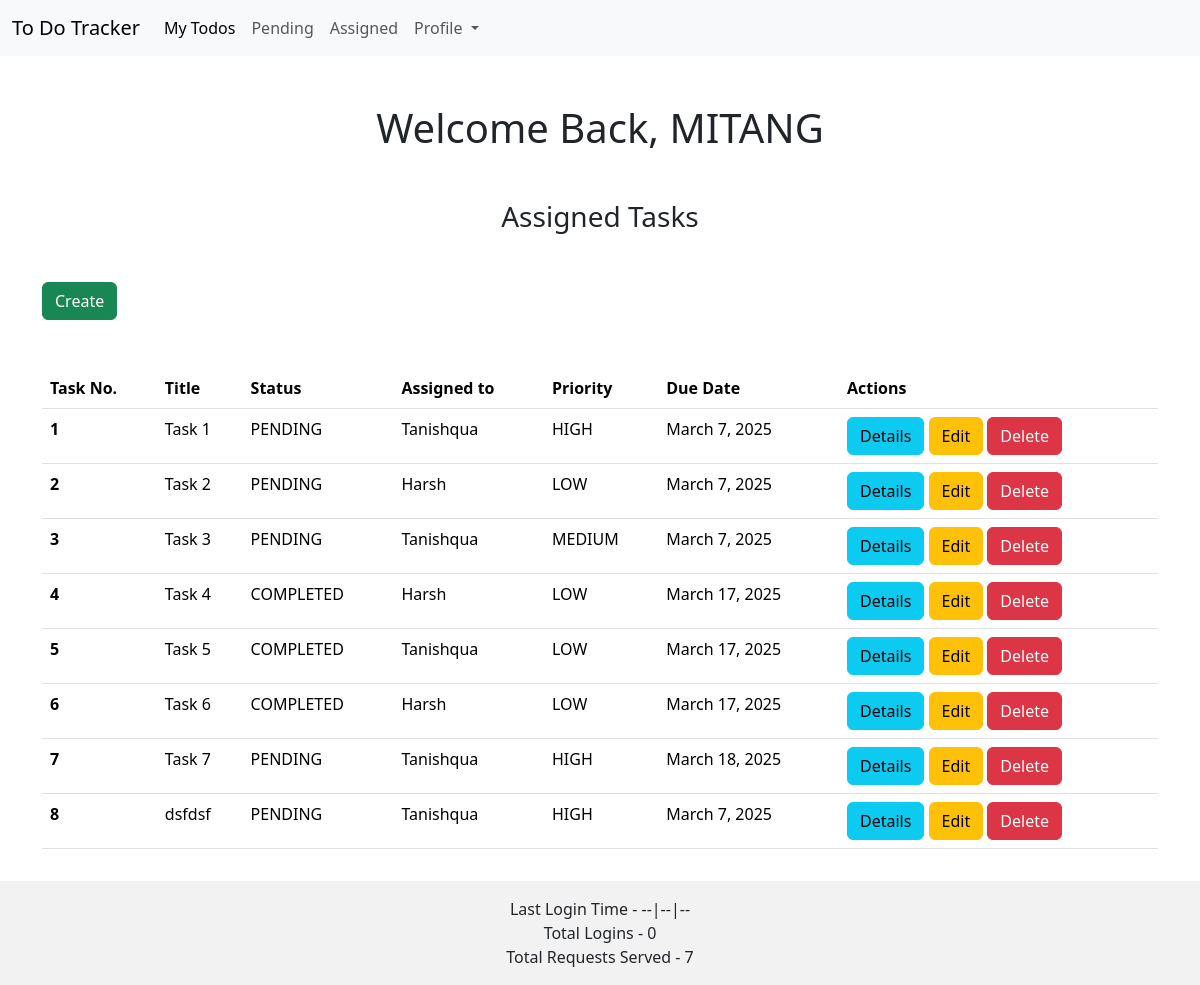
/assigned/ (signed in), run on an earlier commit of the app's database.
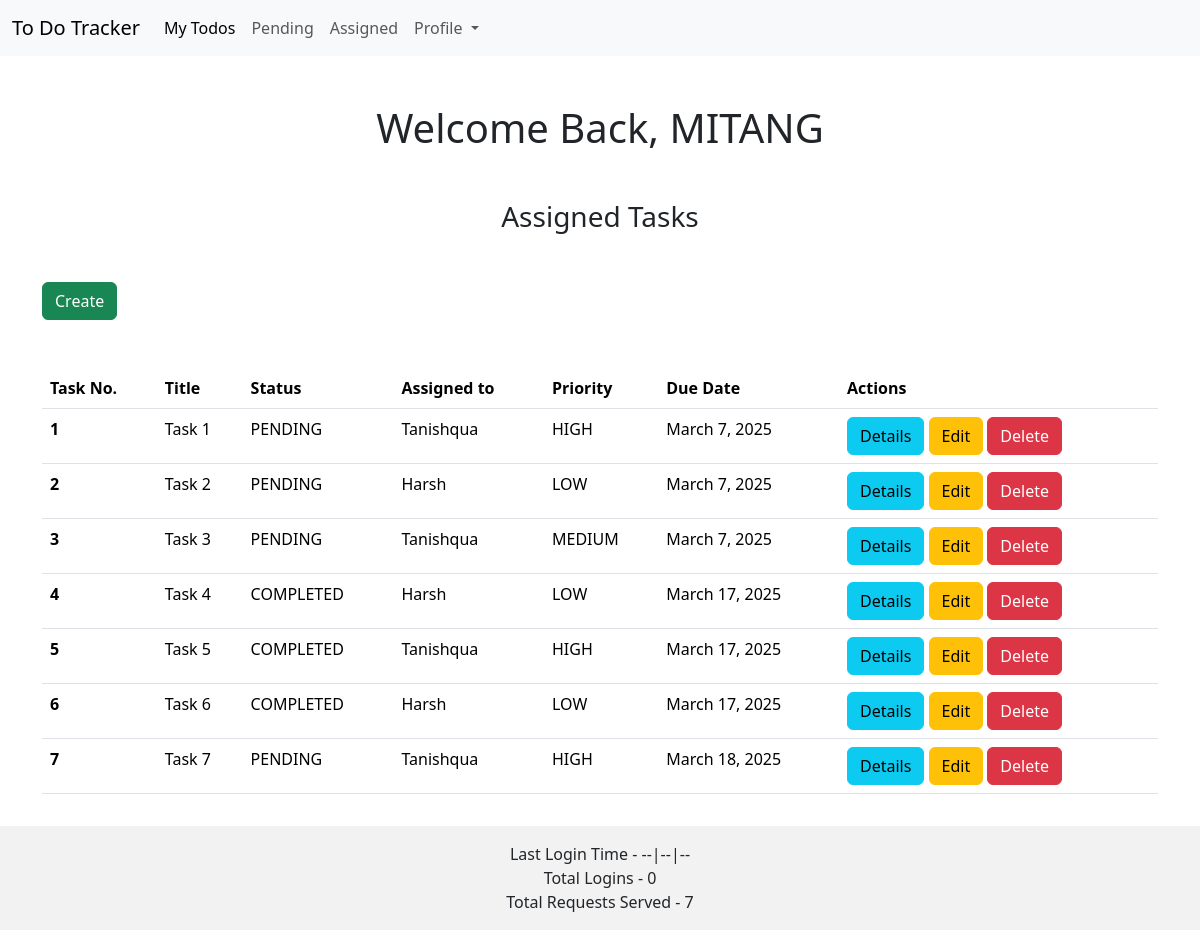
And on a later commit of the database.
### app/models.py (models this page shows, shortened)
class TodoList(models.Model):
    priority_choice = (
        ('high', 'High'),
        ('low', 'Low'),
        ('medium', 'Medium')
    )
    status_choice = (
        ('pending', 'Pending'),
        ('completed', 'Completed')
    )
    title=models.CharField(max_length=100)
    description=models.TextField()
    due_date=models.DateField()
    priority=models.CharField(max_length=6, choices=priority_choice)
    status=models.CharField(max_length=9, choices=status_choice)
    assigned_by=models.ForeignKey(User, on_delete=models.CASCADE, related_name='assigned_tasks')
    assigned_to=models.ForeignKey(User, on_delete=models.CASCADE, related_name='received_tasks', limit_choices_to={'groups__name':'Mentee'})
    created_at=models.DateTimeField(auto_now_add=True)

### app/views.py (the view)
# urls.py: path('assigned/', assigned, name='assigned'),
@login_required(login_url='login')
@user_passes_test(is_mentor, login_url='my_todos')
def assigned(request):
    user = User.objects.get(username=request.user)
    tasks = TodoList.objects.filter(assigned_by=user.id)
    return render(request, 'app/assigned.html', {'todo_list': tasks})

### app/views.py (called while the page is built)
def is_mentor(user):
    return user.groups.filter(name='Mentor').exists()

### app/templates/app/assigned.html
{% extends 'app/my_todos.html' %}
{%block title %} Assigned Tasks {% endblock %}
{% block create_button %}
<a class="btn btn-success mb-5" href="{% url 'create_todo' %}"> Create </a>
{%endblock%}
{%block assigned_by_title %}Assigned to {%endblock%}
{%block assigned_by_data%}{{task.assigned_to|capfirst }}{%endblock%}
{%block assign_action%}
<a class="btn btn-warning" href="{% url 'update' task.id %}">Edit </a>
<a class="btn btn-danger" href="{% url 'delete' task.id %}"> Delete </a>
{%endblock%}

### app/templates/app/my_todos.html (shortened to what this page needs)
{% extends 'app/base.html' %} {% block content %}
<h1 class="d-flex justify-content-center align-items-center mt-5">
  {% block page %} Welcome Back, {{request.user | upper}} {% endblock page %}
</h1>
<h3 class="d-flex justify-content-around align-items-center mt-5 mb-5">
  {% block title%} My Todos {% endblock title %}
</h3>
{% block create_button %}{% endblock %}
<table class="table">
  <thead>
    <tr>
      <th scope="col">Task No.</th>
      <th scope="col">Title</th>
      <th scope="col">Status</th>
      <th scope="col">
        {% block assigned_by_title %}Assigned by{% endblock %}
      </th>
      <th scope="col">Priority</th>
      <th scope="col">Due Date</th>
      <th scope="col">Actions</th>
    </tr>
  </thead>
  <tbody>
    {% for task in todo_list %}
    <tr>
      <th scope="row">{{forloop.counter}}</th>
      <td>{{task.title}}</td>
      <td>{{task.status | upper }}</td>
      <td>
        {% block assigned_by_data %}{% endblock %}
      </td>
      <td>{{task.priority | upper }}</td>
      <td>{{task.due_date}}</td>
      <td>
        <a class="btn btn-info" href="{% url 'details' task.id %}"> Details </a>
        {% block assign_action %} {% endblock %}
      </td>
    </tr>
    {% endfor %}
  </tbody>
</table>
{% endblock content %}

What changed in the data, as far as the page shows it:
removed TodoList: title "dsfdsf", status "PENDING", assigned_to "Tanishqua", priority "HIGH", due_date "March 7, 2025"
changed TodoList "Task 5": priority "LOW" → "HIGH"
